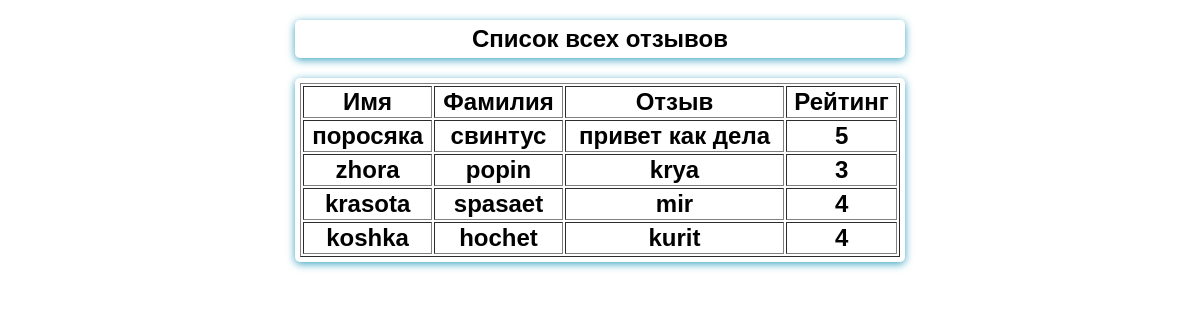
Page /list on the earlier database version.
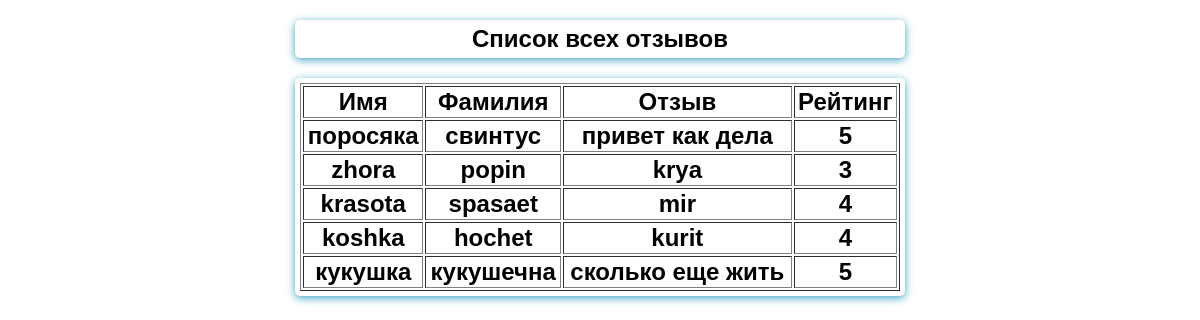
Same page on the later database version.
### feedback/models.py (models this page shows)
class Feedback(models.Model):
    name = models.CharField(max_length=15, validators=[MinLengthValidator(3)])
    surname = models.CharField(max_length=60)
    feedback = models.TextField()
    rating = models.PositiveIntegerField()

### feedback/views.py (the view)
# urls.py: path('list', ListFeedBack.as_view()),
class ListFeedBack(ListView):
    template_name = 'feedback/list_feedback.html'
    model = Feedback
    context_object_name = 'feedbacks'
    def get_queryset(self):
        queryset = super().get_queryset()
        filter_qs = queryset.filter(rating__gt=2) #фильтрация
        return filter_qs

### feedback/templates/feedback/list_feedback.html (shortened to what this page needs)
{% extends 'feedback/base.html' %}
{% load static %}
{% block content %}
    <h2>Список всех отзывов</h2>
    <h2>
    <table width="100%", border="1">
        <tr>
        <th>Имя</th>
        <th>Фамилия</th>
        <th>Отзыв</th>
        <th>Рейтинг</th>
        </tr>
            {% for feed in feedbacks %}
            <tr>
                <td>{{feed.name}}</td>
                <td>{{feed.surname}}</td>
                <td>{{feed.feedback}}</td>
                <td>{{feed.rating}}</td>
            </tr>
             {% endfor %}
        </table>
        </h2>
{% endblock %}

Differences in the rows shown:
added Feedback: name "кукушка", surname "кукушечна", feedback "сколько еще жить", rating "5"
